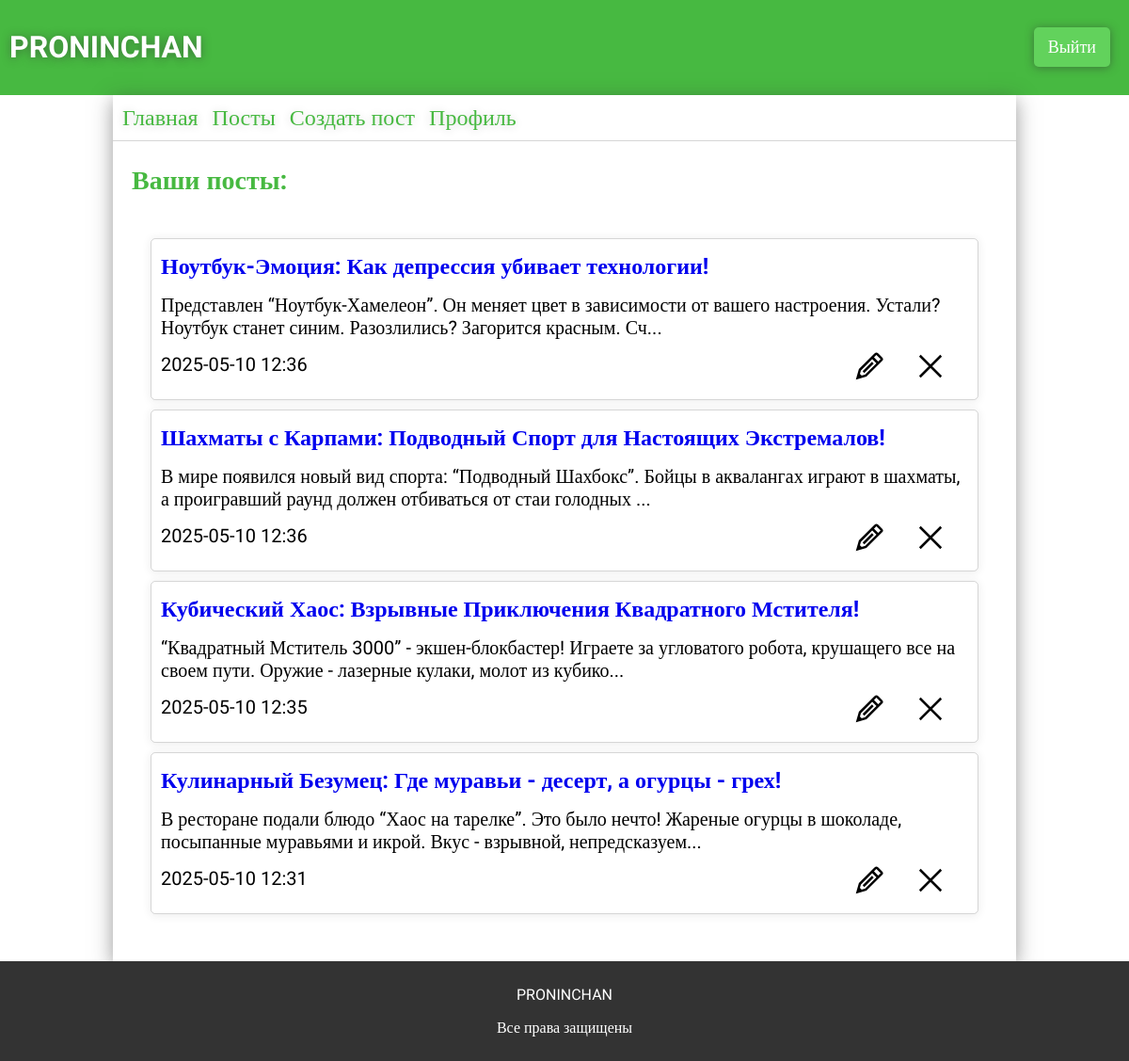
/user_posts (signed in), run on the app's committed database.
### app.py (models this page shows)
class ForumPosts(db.Model):
    __tablename__ = 'forum_posts'
    id = db.Column(db.Integer, primary_key=True)
    user_id = db.Column(db.Integer, db.ForeignKey('users.id'), nullable=False)
    theme = db.Column(db.String(124), nullable=False)
    text = db.Column(db.Text, nullable=False)
    section_id = db.Column(db.Integer, db.ForeignKey('forum_sections.id'), nullable=False)
    category_id = db.Column(db.Integer, db.ForeignKey('forum_categories.id'), nullable=False)
    created_at = db.Column(db.DateTime, default=datetime.now)
    user = db.relationship("Users", backref="posts")
    sections = db.relationship("ForumSections")
    categories = db.relationship("ForumCategory")
    all_comments = db.relationship("ForumComments", backref="forum_post", cascade="all, delete-orphan")

### app.py (the view)
@app.route('/user_posts')
def user_posts():
    if 'user' in session:
        try:
            access = (Users.query.filter_by(id=session['user']).first()).access
        except:
            return redirect(url_for('logout'))
        user_posts =  ForumPosts.query.filter_by(user_id=session['user']).order_by(ForumPosts.created_at.desc()).all()
        return render_template('user_posts.html', posts=user_posts, access=access)
    return render_template('profile.html')

### templates/user_posts.html (shortened to what this page needs)
{% extends 'base.html' %}
{% block main %}
<link rel="stylesheet" href="{{ url_for('static', filename='css/profile.css') }}">
{% if session['user'] %}
<div class="commentsposts">
    <p>Ваши посты:</p>
    <div class="commentsposts-container">
        {% for post in posts %}
            <div class="commentsposts-container-post" id="post-{{post.id}}">
                <div class="commentsposts-container-post-edit">
                    <img src="../static/img/Edit.svg" alt="" class="edit-post" id="post-{{post.id}}" data-post-id="{{post.id}}">
                    <img src="../static/img/Close.svg" alt="" class="delete-post" data-post-id="{{post.id}}">
                </div>
                <a class="post-theme" href="{{url_for('post', post=post.id)}}">{{post.theme}}</a>
                <p class="post-text"  data-text="{{post.text}}">{{post.text | truncate(150, True, '...')}}</p>
                <p class="post-created">{{post.created_at.strftime('%Y-%m-%d %H:%M')}}</p>
            </div>
            {% endfor %}
    </div>
</div>
{% else %}
    <div class="login">
        <h2>Войдите в аккаунт</h2>
    </div>
{% endif %}
{% endblock %}

### static/css/base.css (style rules this page uses)
* { font-family: "Roboto"; }
body { margin: 0; padding: 0; display: flex; flex-direction: column; min-height: 100vh; }

### static/css/profile.css (style rules this page uses)
.commentsposts { padding: 20px; font-size: 20px; }
.commentsposts p:first-child { color: #47b941; font-weight: bolder; font-size: 28px; margin: 15px 0; margin-top: 5px; }
.commentsposts .commentsposts-container { padding: 20px; }
.commentsposts .commentsposts-container .commentsposts-container-post { position: relative; border-radius: 5px; box-shadow: 0 1px 10px rgba(51, 51, 51, 0.1); border: 1px solid rgba(51, 51, 51, 0.2); padding: 10px; padding-top: 15px; margin: 10px 0; }
.commentsposts .commentsposts-container .commentsposts-container-post a { text-decoration: none; font-weight: bolder; font-size: 24px; margin: 15px 0; }
.commentsposts .commentsposts-container .commentsposts-container-post p { margin: 15px 0; }
.commentsposts .commentsposts-container .commentsposts-container-post .commentsposts-container-post-edit { position: absolute; right: 20px; bottom: 0; }
.commentsposts .commentsposts-container .commentsposts-container-post .commentsposts-container-post-edit img { width: 30px; margin: 15px 15px; transition: 0.2s ease; }

### data on the page
ForumPosts: theme "Ноутбук-Эмоция: Как депрессия убивает технологии!", text "Представлен “Ноутбук-Хамелеон”. Он меняет цвет в зависимости от вашего настроения. Устали? Ноутбук станет синим. Разозлились? Загорится красным. Сч...", created_at "2025-05-10 12:36"
ForumPosts: theme "Шахматы с Карпами: Подводный Спорт для Настоящих Экстремалов!", text "В мире появился новый вид спорта: “Подводный Шахбокс”. Бойцы в аквалангах играют в шахматы, а проигравший раунд должен отбиваться от стаи голодных ...", created_at "2025-05-10 12:36"
ForumPosts: theme "Кубический Хаос: Взрывные Приключения Квадратного Мстителя!", text "“Квадратный Мститель 3000” - экшен-блокбастер! Играете за угловатого робота, крушащего все на своем пути. Оружие - лазерные кулаки, молот из кубико...", created_at "2025-05-10 12:35"
ForumPosts: theme "Кулинарный Безумец: Где муравьи - десерт, а огурцы - грех!", text "В ресторане подали блюдо “Хаос на тарелке”. Это было нечто! Жареные огурцы в шоколаде, посыпанные муравьями и икрой. Вкус - взрывной, непредсказуем...", created_at "2025-05-10 12:31"
